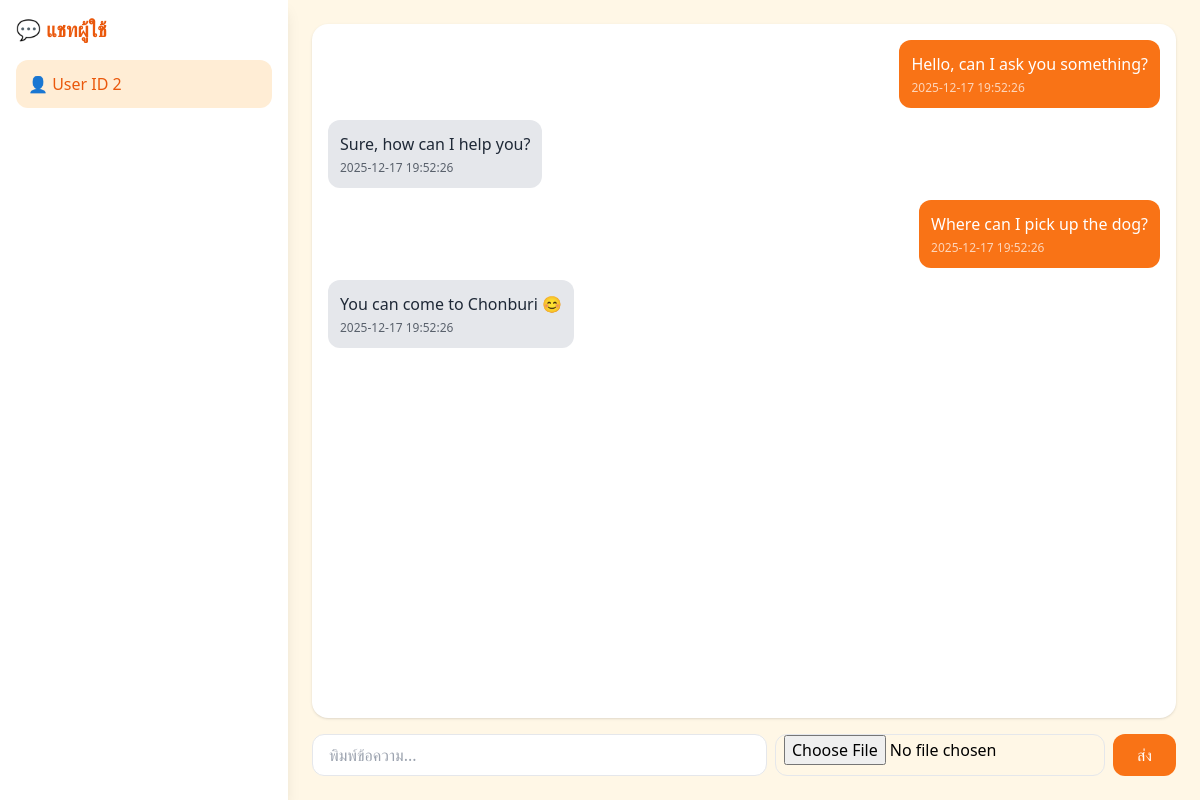
The page /admin/admin_chat.php?to=2 on the database its author committed.
### tables this page shows
CREATE TABLE `chat_messages` (
  `id` int(11) NOT NULL,
  `sender_id` int(11) NOT NULL,
  `receiver_id` int(11) NOT NULL,
  `message` text NOT NULL,
  `created_at` timestamp NOT NULL DEFAULT current_timestamp()
);

### admin/admin_chat.php (the view, shortened to what this page needs)
<?php
$admin_id = 1;
$con = new mysqli("localhost","root","","pet_home");
$users = $con->query("
    SELECT DISTINCT
        IF(sender_id=$admin_id, receiver_id, sender_id) AS user_id
    FROM chat_messages
    WHERE sender_id=$admin_id OR receiver_id=$admin_id
");
$to = $_GET['to'] ?? null;
$messages = null;
if ($to) {
    $messages = $con->query("
        SELECT * FROM chat_messages
        WHERE (sender_id=$admin_id AND receiver_id=$to)
           OR (sender_id=$to AND receiver_id=$admin_id)
        ORDER BY created_at ASC
    ");
}
?>
<!DOCTYPE html>
<html lang="th">
<head>
<script src="https://cdn.tailwindcss.com"></script>
</head>
<body class="bg-[#fff7e6] min-h-screen flex">
<div class="w-72 bg-white shadow-lg p-4">
    <h2 class="text-xl font-black text-orange-600 mb-4">💬 แชทผู้ใช้</h2>
    <?php while($u=$users->fetch_assoc()): ?>
        <a href="?to=<?= $u['user_id'] ?>"
           class="block p-3 rounded-xl mb-2
           <?= $to==$u['user_id']
               ? 'bg-orange-100 text-orange-600'
               : 'hover:bg-orange-50 text-gray-700' ?>">
           👤 User ID <?= $u['user_id'] ?>
        </a>
    <?php endwhile; ?>
</div>
<div class="flex-1 flex flex-col p-6">
<?php if(!$to): ?>
    <div class="text-center text-gray-500 mt-20">
        👈 เลือกผู้ใช้เพื่อเริ่มแชท
    </div>
<?php else: ?>
<div class="flex-1 bg-white rounded-2xl shadow p-4 overflow-y-auto space-y-3">
<?php while($m=$messages->fetch_assoc()): ?>
<div class="flex <?= $m['sender_id']==$admin_id ? 'justify-end' : 'justify-start' ?>">
    <div class="max-w-xs p-3 rounded-xl
        <?= $m['sender_id']==$admin_id
            ? 'bg-orange-500 text-white'
            : 'bg-gray-200 text-gray-800' ?>">
        <?php if($m['message']): ?>
            <div><?= htmlspecialchars($m['message']) ?></div>
        <?php endif; ?>
        <div class="text-xs mt-1 opacity-70">
            <?= $m['created_at'] ?>
        </div>
    </div>
</div>
<?php endwhile; ?>
</div>
<form method="POST" enctype="multipart/form-data"
      class="mt-4 flex gap-2">
<input name="message"
 class="flex-1 border rounded-xl px-4 py-2"
 placeholder="พิมพ์ข้อความ...">
<input type="file" name="image" class="border rounded-xl px-2">
<button name="send"
 class="bg-orange-500 hover:bg-orange-600 text-white px-6 rounded-xl">
 ส่ง
</button>
</form>
<?php endif; ?>
</div>
</body>
</html>

### rows shown on the page
chat_messages: message "Hello, can I ask you something?", created_at "2025-12-17 19:52:26"
chat_messages: message "Sure, how can I help you?", created_at "2025-12-17 19:52:26"
chat_messages: message "Where can I pick up the dog?", created_at "2025-12-17 19:52:26"
chat_messages: message "You can come to Chonburi 😊", created_at "2025-12-17 19:52:26"

### other values the page prints
$u['user_id'] "2"
